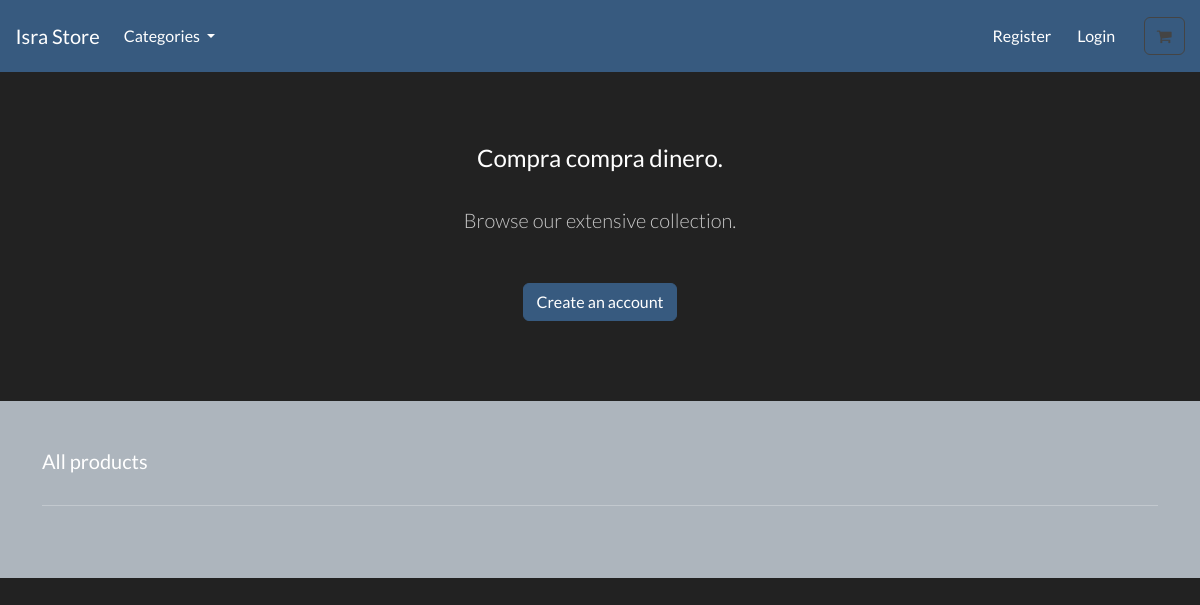
The app's page /, older data.
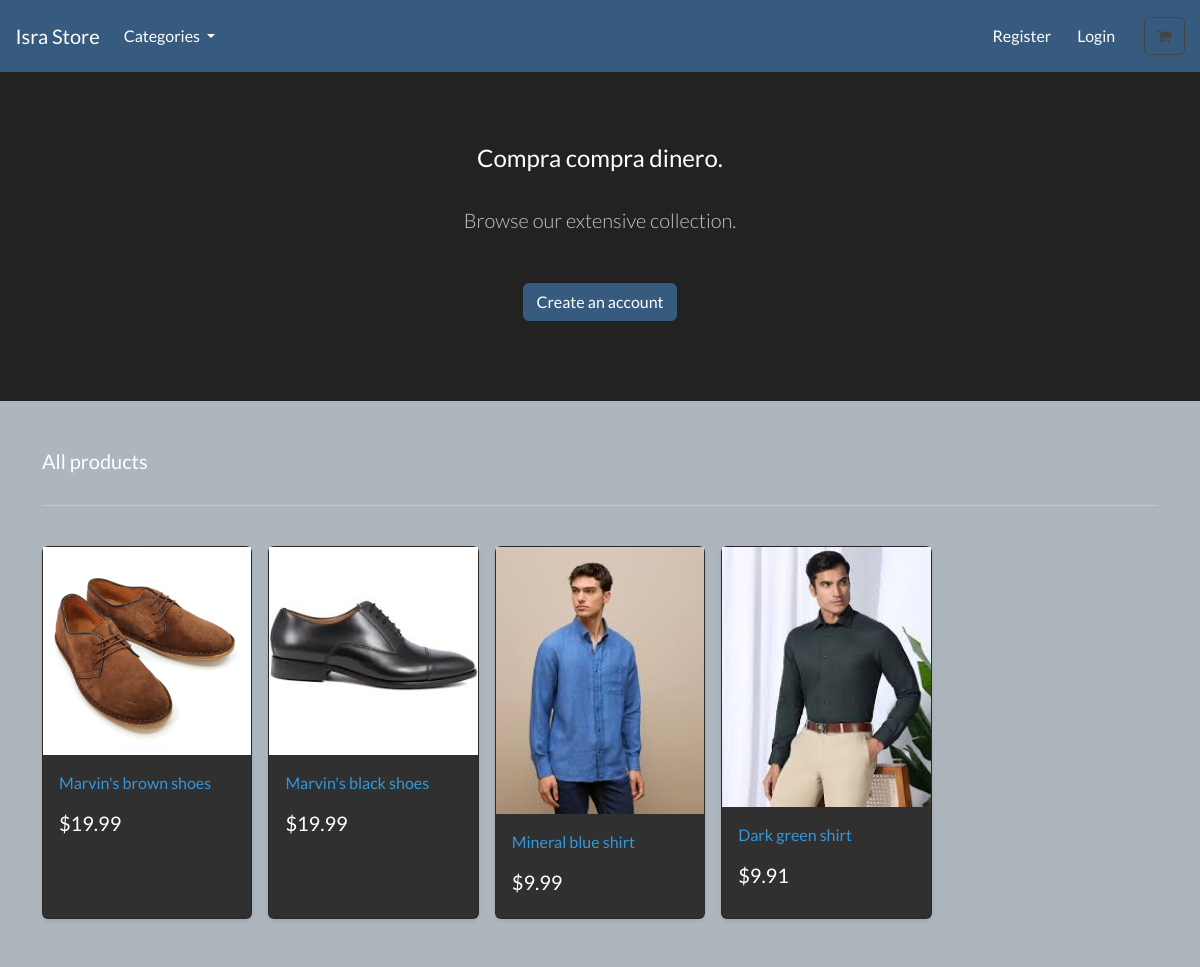
The same page, newer data.
### store/models.py (models this page shows, shortened)
class Product(models.Model):
    category = models.ForeignKey(Category, related_name='product', on_delete=models.CASCADE , null=True) #FK
    title = models.CharField(max_length=250)
    brand = models.CharField(max_length=250, default='un-branded')
    description = models.TextField(blank=True ) #TextField has more caracters and could we upgrade
    slug  = models.SlugField(max_length=255 )
    price = models.DecimalField(max_digits=4 , decimal_places=2)
    image = models.ImageField(upload_to='images/')
    class Meta:
        verbose_name_plural = 'products'

### store/views.py (the view)
# urls.py: path('', include('store.urls')) ,
def store(request):
    all_products = Product.objects.all()
    context = {'my_products': all_products}
    return render(request , 'store/store.html' ,  context )

### store/views.py (called while the page is built)
def categories(request):
    all_categories = Category.objects.all()
    return {'all_categories': all_categories}

### store/templates/store/store.html
{% extends "./base.html" %} {% load static %} {% block content %}
<section class="py-4 text-center container">
  <div class="row py-lg-5">
    <div class="col-lg-6 col-md-8 mx-auto">
      <h4>Compra compra dinero.</h4>
      <br />
      <p class="lead text-muted">Browse our extensive collection.</p>
      <br />
      <a href="#" class="btn btn-primary my-2"> Create an account </a>
    </div>
  </div>
</section>
<div class="album py-5 bg-light">
  <div class="container">
    <div class="pb-3 h5">All products</div>
    <hr />
    <br />
    <div class="row row-cols-1 row-cols-sm-2 row-cols-md-5 g-3 align-items-stretch">
    {% for product in my_products %}
        <div class="col">
            <div class="card shadow-sm h-100">
            <img class="img-fluid" alt="Responsive image" src="{{product.image.url}}" />
            <div class="card-body">
                <p class="card-text">
                <a class="text-info text-decoration-none" href=""> {{product.title  | capfirst}} </a>
                </p>
                <div class="d-flex justify-content-between align-items-center">
                <h5> ${{product.price}} </h5>
                </div>
            </div>
            </div>
        </div>
    {% endfor %}
    </div>
  </div>
</div>
{% endblock %}

### store/templates/store/base.html (shortened to what this page needs)
{% load static %}
<!DOCTYPE html>
<html>
    <head>
        <link rel="stylesheet" href="https://bootswatch.com/5/darkly/bootstrap.min.css">
        <link rel="stylesheet" href="https://cdnjs.cloudflare.com/ajax/libs/font-awesome/4.7.0/css/font-awesome.min.css">
    </head>
    <nav class="navbar navbar-expand-lg bg-primary justify-content-center">
        <a class="navbar-brand main-heading text-white" href="{% url 'store' %}">
        &nbsp; &nbsp; Isra Store
        </a>
        <div class="collapse navbar-collapse" id="navbarCollapse">
            <ul class="navbar-nav me-auto mb-2 mb-md-0">
                <li class="nav-item dropdown">
                    <a class="nav-link dropdown-toggle text-white" href="#" id="navbarDropdown" role="button"
                    data-bs-toggle="dropdown" aria-expanded="false">
                        Categories
                    </a>
                </li>
            </ul>
        </div>
        <div class="collapse navbar-collapse text-center" id="navbarNavDropdown">
            <ul class="navbar-nav ms-auto">
                <li class="nav-item">
                    <a class="btn btn-alert navbar-btn text-white" type="button"  href="/"> Register </a>
                </li>
                <li class="nav-item">
                    <a class="btn btn-alert navbar-btn text-white" type="button"  href="/"> Login </a>
                </li>
                <li class="nav-item">
                    <a type="button" role="button" href="/" class="btn btn-outline-secondary">
                        <i class="fa fa-shopping-cart" aria-hidden="true"> </i>
                    </a>
                </li>
            </ul>
        </div>
    </nav>
    <body>
        {% block content %}
        {% endblock %}
    </body>
</html>

Row changes from the older to the newer data that the page shows:
added Product: image (picture), title "Marvin's brown shoes", price "19.99"
added Product: image (picture), title "Marvin's black shoes", price "19.99"
added Product: image (picture), title "Mineral blue shirt", price "9.99"
added Product: image (picture), title "Dark green shirt", price "9.91"
